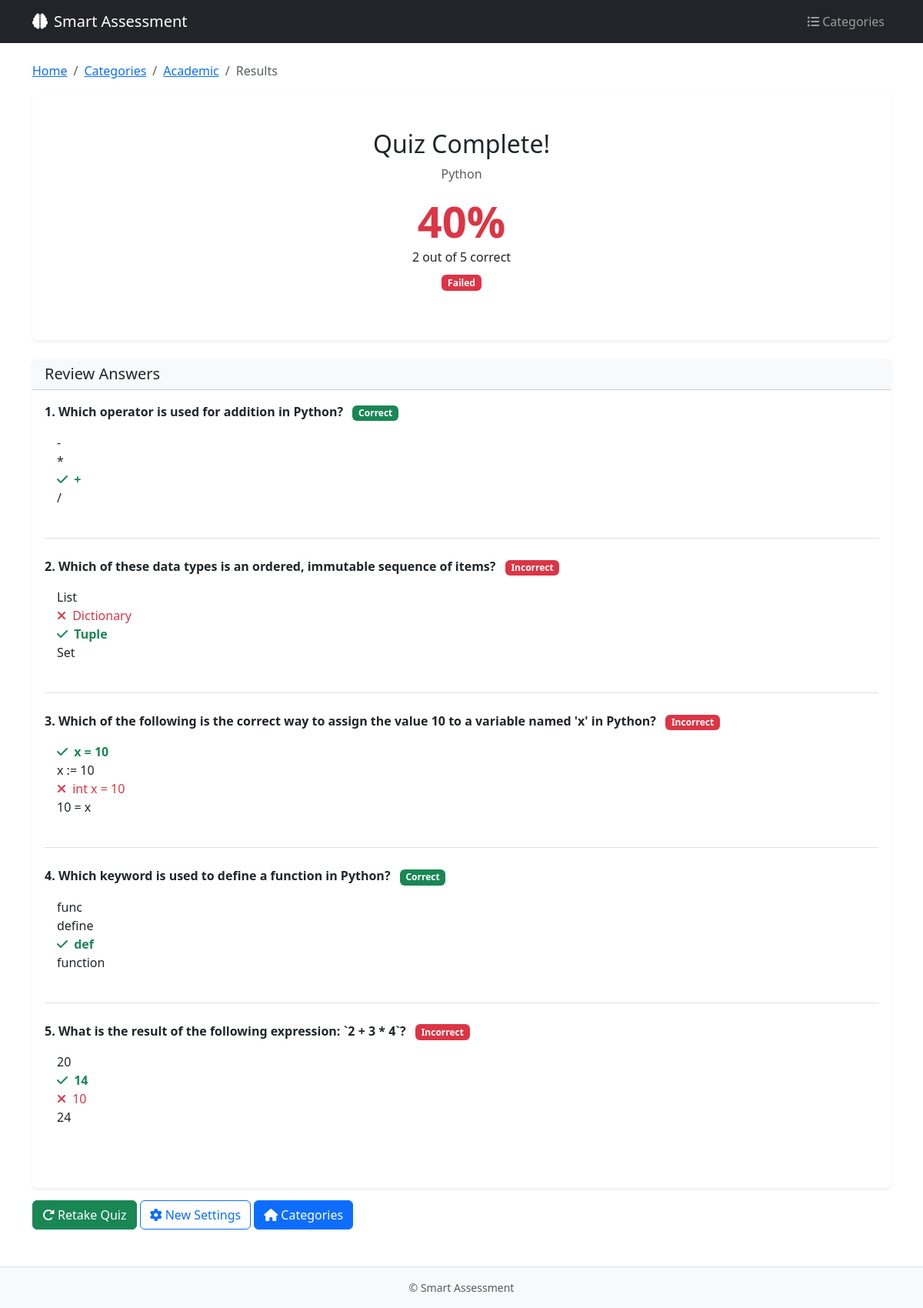
Screenshot of /quiz/results/49/ (signed in) with the database file from the repository.
### quiz/models.py (models this page shows, shortened)
class Category(models.Model):
    name = models.CharField(max_length=100, unique=True)
    description = models.TextField(blank=True)
    image = models.ImageField(upload_to='categories/', blank=True, null=True)
    class Meta:
        ordering = ['name']

class SubCategory(models.Model):
    category = models.ForeignKey(
        Category,
        on_delete=models.CASCADE,
        related_name='subcategories'
    )
    name = models.CharField(max_length=100)
    description = models.TextField(blank=True)
    class Meta:
        unique_together = ('category', 'name')
        ordering = ['name']

class Question(models.Model):
    quiz = models.ForeignKey(Quiz, on_delete=models.CASCADE, related_name='questions')
    question_text = models.TextField()
    option_a = models.CharField(max_length=500)
    option_b = models.CharField(max_length=500)
    option_c = models.CharField(max_length=500)
    option_d = models.CharField(max_length=500)
    correct_index = models.PositiveSmallIntegerField(default=0)
    order = models.PositiveIntegerField(default=0)
    question_hash = models.CharField(max_length=64, blank=True, null=True)
    attempted_users = models.ManyToManyField(
        User,
        through='QuestionAttempt',
        related_name='attempted_questions',
        blank=True
    )
    class Meta:
        ordering = ['order']

### quiz/views.py (the view)
# urls.py: path('results/<int:result_id>/', views.quiz_results, name='quiz_results'),
@login_required
def quiz_results(request, result_id):
    quiz_result = get_object_or_404(QuizResult, id=result_id, user=request.user)
    answers = quiz_result.answers.all().select_related('question').order_by('question__order')
    results = []
    for ans in answers:
        q = ans.question
        options = [q.option_a, q.option_b, q.option_c, q.option_d]
        results.append({
            'question': q.question_text,
            'options': options,
            'correct_index': q.correct_index,
            'selected': ans.selected_index,
            'is_correct': ans.is_correct,
            'explanation': ans.ai_explanation,
        })
    context = {
        'category': quiz_result.quiz.subcategory.category,
        'subcategory': quiz_result.quiz.subcategory,
        'total': quiz_result.total_questions,
        'correct': quiz_result.correct_answers,
        'score_percent': round(quiz_result.score_percent),
        'is_pass': quiz_result.is_pass,
        'results': results,
        'quiz_result': quiz_result,
        'result_id': quiz_result.id,
    }
    return render(request, 'quiz/quiz_results.html', context)

### templates/quiz/quiz_results.html (shortened to what this page needs)
{% extends 'quiz/base.html' %}
{% block content %}
<nav aria-label="breadcrumb">
    <ol class="breadcrumb">
        <li class="breadcrumb-item"><a href="{% url 'dashboard' %}">Home</a></li>
        <li class="breadcrumb-item"><a href="{% url 'quiz:category_list' %}">Categories</a></li>
        <li class="breadcrumb-item"><a href="{% url 'quiz:subcategory_list' category.id %}">{{ category.name }}</a></li>
        <li class="breadcrumb-item active">Results</li>
    </ol>
</nav>
<div class="card border-0 shadow-sm mb-4">
    <div class="card-body text-center py-5">
        <h2 class="mb-2">Quiz Complete!</h2>
        <p class="text-muted">{{ subcategory.name }}</p>
        <div class="display-4 fw-bold {% if is_pass %}text-success{% else %}text-danger{% endif %}">
            {{ score_percent }}%
        </div>
        <p class="mb-0">{{ correct }} out of {{ total }} correct</p>
        <p class="mt-2">
            {% if is_pass %}
                <span class="badge bg-success">Passed</span>
            {% else %}
                <span class="badge bg-danger">Failed</span>
            {% endif %}
        </p>
    </div>
</div>
<div class="card border-0 shadow-sm">
    <div class="card-header bg-light">
        <h5 class="mb-0">Review Answers</h5>
    </div>
    <div class="card-body">
        {% for r in results %}
        <div class="mb-4 pb-4 {% if not forloop.last %}border-bottom{% endif %}">
            <p class="fw-semibold">
                {{ forloop.counter }}. {{ r.question }}
                {% if r.is_correct %}
                <span class="badge bg-success ms-2">Correct</span>
                {% else %}
                <span class="badge bg-danger ms-2">Incorrect</span>
                {% endif %}
            </p>
            <ul class="list-unstyled ms-3">
                {% for opt in r.options %}
                <li class="{% if forloop.counter0 == r.correct_index %}text-success fw-semibold{% elif forloop.counter0 == r.selected %}text-danger{% endif %}">
                    {% if forloop.counter0 == r.correct_index %}<i class="fa-solid fa-check me-1"></i>{% endif %}
                    {% if forloop.counter0 == r.selected and not r.is_correct %}<i class="fa-solid fa-times me-1"></i>{% endif %}
                    {{ opt }}
                </li>
                {% endfor %}
            </ul>
        </div>
        {% endfor %}
    </div>
</div>
<div class="mt-3">
    <a href="{% url 'quiz:retake_quiz' result_id %}" class="btn btn-success">
        <i class="fa-solid fa-rotate-right me-1"></i>Retake Quiz
    </a>
    <a href="{% url 'quiz:quiz_settings' subcategory.id %}" class="btn btn-outline-primary">
        <i class="fa-solid fa-gear me-1"></i>New Settings
    </a>
    <a href="{% url 'quiz:category_list' %}" class="btn btn-primary">
        <i class="fa-solid fa-home me-1"></i>Categories
    </a>
</div>
{% endblock %}

### rows the page displays
Category: name "Academic"
SubCategory: name "Python"
Question: question "Which operator is used for addition in Python?"
Question: question "Which of these data types is an ordered, immutable sequence of items?", options "List" "Dictionary" "Tuple" "Set"
Question: question "Which of the following is the correct way to assign the value 10 to a variable named 'x' in Python?", options "x = 10" "x := 10" "int x = 10" "10 = x"
Question: question "Which keyword is used to define a function in Python?", options "func" "define" "def" "function"
Question: question "What is the result of the following expression: `2 + 3 * 4`?", options "20" "14" "10" "24"

### other values shown
{{ score_percent }} "40"
{{ correct }} "2"
{{ total }} "5"
{{ opt }} "-" "*" "+" "/"
